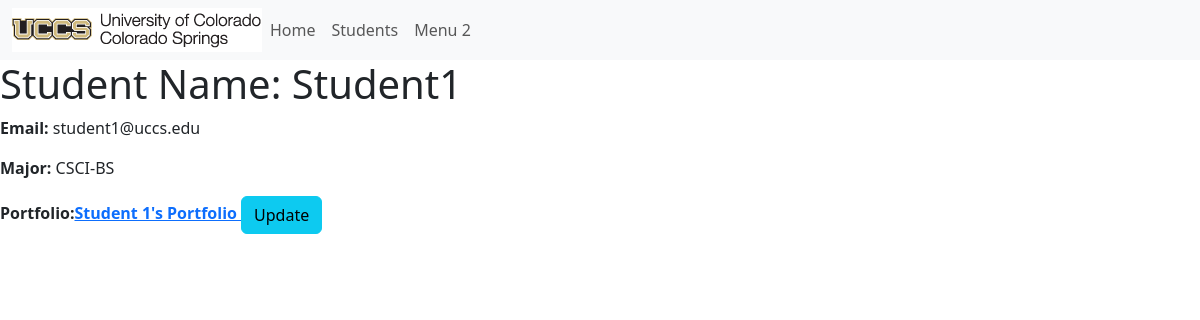
/student/6, run on the app's committed database.
### portfolio_app/models.py (models this page shows, shortened)
class Student(models.Model):
    MAJOR = (
        ('CSCI-BS', 'BS in Computer Science'),
        ('CPEN-BS', 'BS in Computer Engineering'),
        ('BIGD-BI', 'BI in Game Design and Development'),
        ('BICS-BI', 'BI in Computer Science'),
        ('BISC-BI', 'BI in Computer Security'),
        ('CSCI-BA', 'BA in Computer Science'),
        ('DASE-BS', 'BS in Data Analytics and Systems Engineering')
    )
    name = models.CharField(max_length=200)
    email = models.CharField("UCCS Email", max_length=200)
    major = models.CharField(max_length=200, choices=MAJOR, null=True)
    portfolio = models.OneToOneField(Portfolio, on_delete=models.CASCADE, unique=True)

class Portfolio(models.Model):
    title = models.CharField(max_length=200)
    contact_email = models.CharField(max_length=200)
    is_active = models.BooleanField(default=False)
    about = models.TextField(blank=True)
    def get_absolute_url(self):
        return reverse('portfolio-detail', args=[str(self.id)])

### portfolio_app/views.py (the view)
# urls.py: path('student/<int:pk>', views.StudentDetailView.as_view(), name='student-detail'),
class StudentDetailView(generic.DetailView):
        model = Student

### portfolio_app/templates/portfolio_app/student_detail.html
{% extends 'portfolio_app/base_template.html' %}
{% block content %}
<h1>Student Name: {{ student.name }}</h1>
<p><strong>Email:</strong> {{ student.email }}</p>
<p><strong>Major:</strong> {{ student.major }}</p>
<p><strong>Portfolio:<a href="{{ student.portfolio.get_absolute_url }}">{{ student.portfolio.title }} </a>
    <a class="btn btn-info" href="{% url 'update_portfolio' student.id student.portfolio.id %}" role="button">Update</a>
</p>
{% endblock %}

### data on the page
Student: name "Student1", email "student1@uccs.edu", major "CSCI-BS", portfolio "Student 1's Portfolio"
